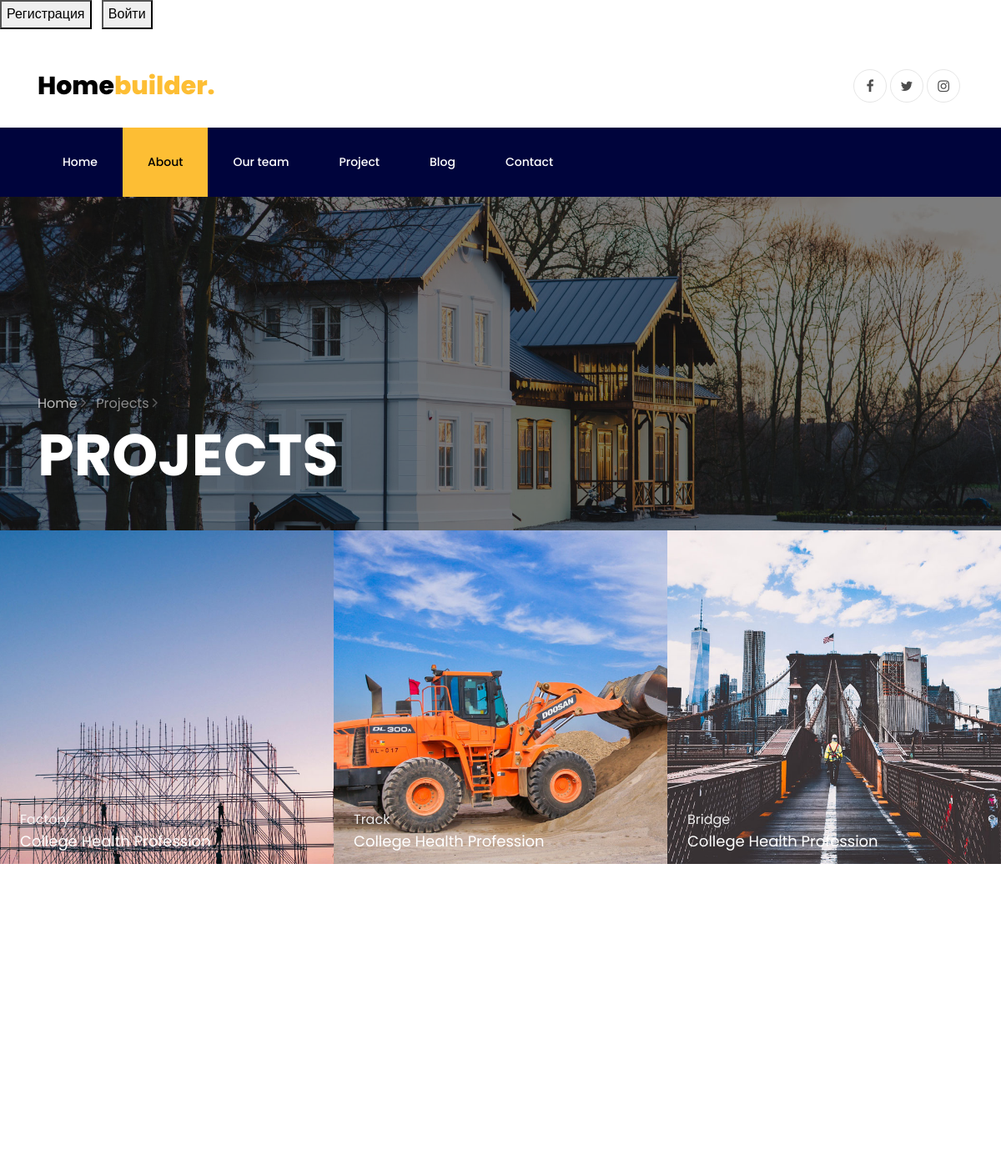
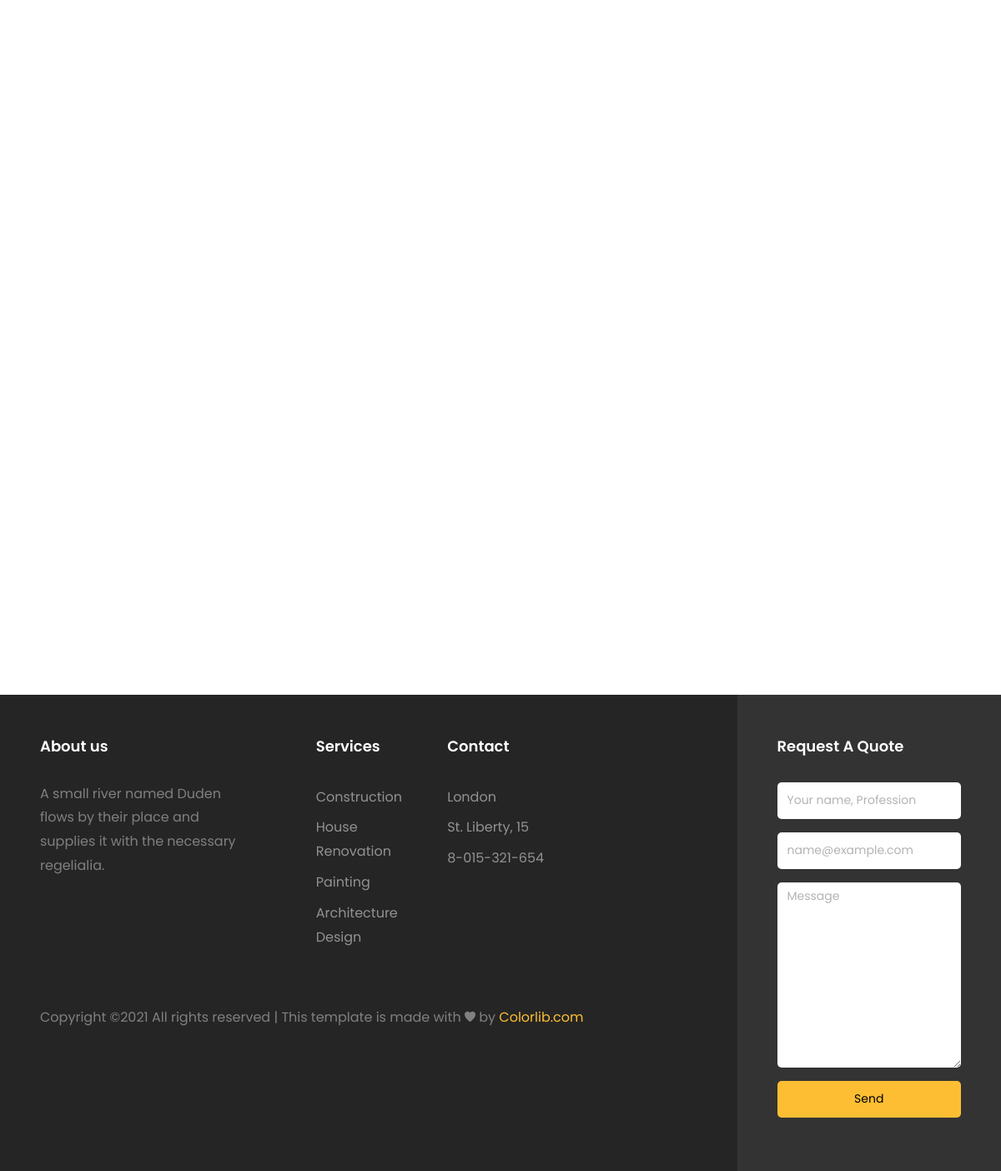
The app's page /project/ with its own data (2 pictures, top to bottom).
### project/models.py (models this page shows, shortened)
class Project(models.Model):
    title = models.CharField('Заголовок', max_length=20)
    subtitle = models.CharField('Подзаголовок', max_length=30)
    image = models.ImageField('Картинка', upload_to='static/images')
    class Meta:
        verbose_name = 'Проект'
        verbose_name_plural = 'Проекты'

### main/views.py (the view)
# urls.py: path('project/', project, name='project'),
def project(request):
    if request.method == 'POST':
        feed = FeedbackForm(request.POST)
        if feed.is_valid():
            feed.save()
    order = Project.objects.all()
    feed = FeedbackForm
    data = {
        'orders': order,
        'facebook': 'https://www.facebook.com/TheElonmus',
        'twitter': 'https://twitter.com/elonmusk',
        'instagram': 'https://www.instagram.com/elonrmuskk/',
        'construction': 'Construction',
        'renovation': 'House Renovation',
        'painting': 'Painting',
        'design': 'Architecture Design',
        'for_contact': 'Contact',
        'city': 'London',
        'adres': 'St. Liberty, 15',
        'tel': '8-015-321-654',
        'feed': feed
    }
    return render(request, 'main/project.html', data)

### main/templates/main/project.html (shortened to what this page needs)
{% extends 'main/base.html' %}
{% load static %}
{% block content %}
<body>
    <div class="container pt-5">
			<div class="row justify-content-between">
				<div class="col">
					<a class="navbar-brand" href="{% url 'index' %}">Home<span>builder.</span></a>
				</div>
				<div class="col d-flex justify-content-end">
					<div class="social-media">
		    		<p class="mb-0 d-flex">
		    			<a href="{{ facebook  }}" class="d-flex align-items-center justify-content-center"><span class="fa fa-facebook"><i class="sr-only">Facebook</i></span></a>
		    			<a href="{{ twitter }}" class="d-flex align-items-center justify-content-center"><span class="fa fa-twitter"><i class="sr-only">Twitter</i></span></a>
		    			<a href="{{ instagram }}" class="d-flex align-items-center justify-content-center"><span class="fa fa-instagram"><i class="sr-only">Instagram</i></span></a>
					</p>
	        </div>
				</div>
			</div>
		</div>
		<nav class="navbar navbar-expand-lg navbar-dark ftco_navbar bg-dark ftco-navbar-light" id="ftco-navbar">
	    <div class="container">
	      <div class="collapse navbar-collapse" id="ftco-nav">
	        <ul class="navbar-nav mr-auto">
	        	<li class="nav-item"><a href="{% url 'index' %}" class="nav-link">Home</a></li>
	        	<li class="nav-item active"><a href="{% url 'about' %}" class="nav-link">About</a></li>
	        	<li class="nav-item"><a href="{% url 'team' %}" class="nav-link">Our team</a></li>
	        	<li class="nav-item"><a href="{% url 'project' %}" class="nav-link">Project</a></li>
	        	<li class="nav-item"><a href="{% url 'blog' %}" class="nav-link">Blog</a></li>
	          <li class="nav-item"><a href="{% url 'contact_us' %}" class="nav-link">Contact</a></li>
	        </ul>
	      </div>
	    </div>
	  </nav>
    <section class="hero-wrap hero-wrap-2" style="background-image: url('{% static 'images/bg_3.jpg' %}');" data-stellar-background-ratio="0.5">
      <div class="overlay"></div>
      <div class="container">
        <div class="row no-gutters slider-text align-items-end">
          <div class="col-md-9 ftco-animate pb-5">
          	<p class="breadcrumbs mb-2"><span class="mr-2"><a href="{% url 'index' %}">Home <i class="ion-ios-arrow-forward"></i></a></span> <span>Projects <i class="ion-ios-arrow-forward"></i></span></p>
            <h1 class="mb-0 bread">Projects</h1>
          </div>
        </div>
      </div>
    </section>
    <section class="ftco-section ftco-no-pt ftco-no-pb">
		  <div class="container-fluid px-md-0">
        <div class="row no-gutters">
          {% for order in orders  %}
          <div class="col-md-4 ftco-animate">
            <div class="work img d-flex align-items-end" style="background-image: url({{ order.image }});">
            	<div class="desc w-100 px-4">
	              <div class="text w-100 mb-3">
	              	<span>{{ order.title }}</span>
	              	<h2><a href="work-single.html">{{ order.subtitle }}</a></h2>
	              </div>
              </div>
            </div>
          </div>
            {% endfor %}
      </div>
          </div>
		</section>
{% endblock %}

### main/templates/main/base.html (shortened to what this page needs)
{% load static %}
<!DOCTYPE html>
<html lang="en">
  <head>
    <link rel="stylesheet" href="https://stackpath.bootstrapcdn.com/font-awesome/4.7.0/css/font-awesome.min.css">
    <link rel="stylesheet" href="{% static 'css/animate.css' %}">
    <link rel="stylesheet" href="{% static 'css/owl.carousel.min.css' %}">
    <link rel="stylesheet" href="{% static 'css/owl.theme.default.min.css' %}">
    <link rel="stylesheet" href="{% static 'css/magnific-popup.css' %}">
    <link rel="stylesheet" href="{% static 'css/ionicons.min.css' %}">
    <link rel="stylesheet" href="{% static 'css/flaticon.css' %}">
    <link rel="stylesheet" href="{% static 'css/icomoon.css' %}">
    <link rel="stylesheet" href="{% static 'css/style.css' %}">
  </head>
 			{% if not user.is_authenticated %}
            <a href="{% url 'reg' %}">
                <button class="bth-outline-warning">Регистрация</button>
            </a>
            <a href="{% url 'user' %}" class="ml-2">
                <button class="bth-outline-info">Войти</button>
            </a>
            {% endif %}
  {% block content %}{% endblock %}
      <footer class="footer">
			<div class="container-fluid px-lg-5">
				<div class="row">
					<div class="col-md-9 py-5">
						<div class="row">
							<div class="col-md-4 mb-md-0 mb-4">
								<h2 class="footer-heading">About us</h2>
								<p>A small river named Duden flows by their place and supplies it with the necessary regelialia.</p>
								<ul class="ftco-footer-social p-0">
		            </ul>
							</div>
							<div class="col-md-8">
								<div class="row justify-content-center">
									<div class="col-md-12 col-lg-10">
										<div class="row">
											<div class="col-md-4 mb-md-0 mb-4">
												<h2 class="footer-heading">Services</h2>
												<ul class="list-unstyled">
						              <li><a href="#" class="py-1 d-block">{{ construction}}</a></li>
						              <li><a href="#" class="py-1 d-block">{{ renovation }}</a></li>
						              <li><a href="#" class="py-1 d-block">{{ painting }}</a></li>
						              <li><a href="#" class="py-1 d-block">{{ design }}</a></li>
						            </ul>
											</div>
											<div class="col-md-4 mb-md-0 mb-4">
												<h2 class="footer-heading">{{ for_contact }}</h2>
												<ul class="list-unstyled">
						              <li><a href="#" class="py-1 d-block">{{ city }}</a></li>
						              <li><a href="#" class="py-1 d-block">{{ adres }}</a></li>
						              <li><a href="#" class="py-1 d-block">{{ tel }}</a></li>
						                   </ul>
											</div>
										</div>
									</div>
								</div>
							</div>
						</div>
						<div class="row mt-md-5">
							<div class="col-md-12">
								<p class="copyright">
					  Copyright &copy;<script>document.write(new Date().getFullYear());</script> All rights reserved | This template is made with <i class="ion-ios-heart" aria-hidden="true"></i> by <a href="https://colorlib.com" target="_blank">Colorlib.com</a>
					  </p>
							</div>
						</div>
					</div>
					<div class="col-md-3 py-md-5 py-4 aside-stretch-right pl-lg-5 ">
						<h2 class="footer-heading" >Request A Quote</h2>
						<form action="" class="contact-form" method="post">
              			<div class="form-group">
				  		{{ feed.name }}
              			</div>
              			<div class="form-group">
				  		{{ feed.email }}
              			</div>
              			<div class="form-group">
				  		{{ feed.message }}
              			</div>
              			<div class="form-group">
              			<button type="submit" class="form-control submit px-3" name="Send">Send</button>
						</div>
						</form>
					</div>
				</div>
			</div>
		</footer>
  </body>
</html>

### records on screen
Project: image (picture), title "Factory", subtitle "College Health Profession"
Project: image (picture), title "Track", subtitle "College Health Profession"
Project: image (picture), title "Bridge", subtitle "College Health Profession"
Project: title "Construction"

### other values on screen
{{ renovation }} "House Renovation"
{{ painting }} "Painting"
{{ design }} "Architecture Design"
{{ for_contact }} "Contact"
{{ city }} "London"
{{ adres }} "St. Liberty, 15"
{{ tel }} "8-015-321-654"
